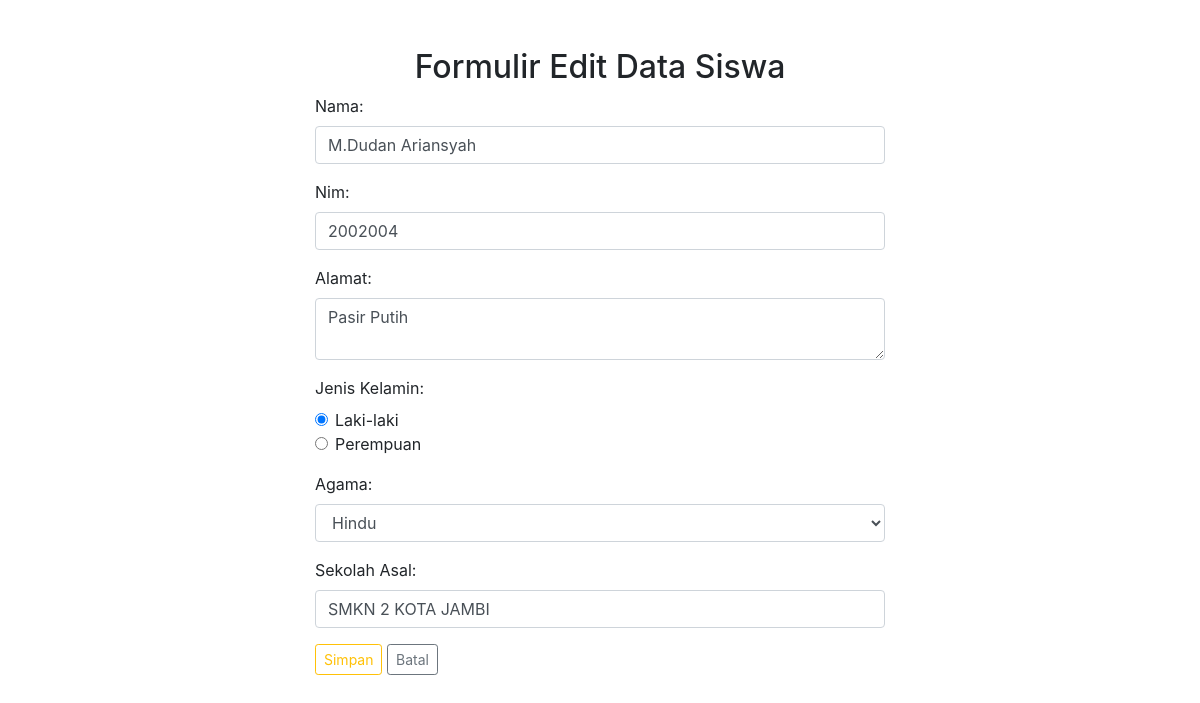
The app's page /edit.php?id=4 with its own data.
### tables this page shows
CREATE TABLE `siswa` (
  `id` int(11) NOT NULL,
  `nama` varchar(25) NOT NULL,
  `nim` varchar(12) NOT NULL,
  `alamat` varchar(25) NOT NULL,
  `jenis_kelamin` enum('Laki-laki','Perempuan','','') NOT NULL,
  `agama` enum('Islam','Kristen','Hindu','Budha') NOT NULL,
  `sekolah_asal` varchar(25) NOT NULL
);

### edit.php (the view, shortened to what this page needs)
<!DOCTYPE html>
<html>
<head>
    <link rel="stylesheet" href="https://stackpath.bootstrapcdn.com/bootstrap/4.5.2/css/bootstrap.min.css">
</head>
<body>
    <?php
    include "koneksi.php";
    if (isset($_GET['id'])) {
        $id = $_GET['id'];
        $query = "SELECT * FROM siswa WHERE id = '$id'";
        $result = mysqli_query($koneksi, $query);
        $data = mysqli_fetch_assoc($result);
    }
    ?>
    <div class="container mt-5 w-50">
        <h2 class="text-center">Formulir Edit Data Siswa</h2>
        <form method="post" action="edit.php">
            <div class="form-group">
                <label>Nama:</label>
                <input type="text" name="nama" class="form-control" value="<?php echo $data['nama']; ?>" required>
            </div>
            <div class="form-group">
                <label>Nim:</label>
                <input type="text" name="nim" class="form-control" value="<?php echo $data['nim']; ?>" required>
            </div>
            <div class="form-group">
                <label>Alamat:</label>
                <textarea name="alamat" class="form-control" required><?php echo $data['alamat']; ?></textarea>
            </div>
            <div class="form-group">
                <label>Jenis Kelamin:</label>
                <div class="form-check">
                    <input type="radio" name="jenis_kelamin" value="Laki-laki" class="form-check-input" <?php echo ($data['jenis_kelamin'] == 'Laki-laki') ? 'checked' : ''; ?> required>
                    <label class="form-check-label">Laki-laki</label>
                </div>
                <div class="form-check">
                    <input type="radio" name="jenis_kelamin" value="Perempuan" class="form-check-input" <?php echo ($data['jenis_kelamin'] == 'Perempuan') ? 'checked' : ''; ?> required>
                    <label class="form-check-label">Perempuan</label>
                </div>
            </div>
            <div class="form-group">
                <label>Agama:</label>
                <select name="agama" class="form-control" required>
                    <option value="Hindu" <?php echo ($data['agama'] == 'Hindu') ? 'selected' : ''; ?>>Hindu</option>
                </select>
            </div>
            <div class="form-group">
                <label>Sekolah Asal:</label>
                <input type="text" name="sekolah_asal" class="form-control" value="<?php echo $data['sekolah_asal']; ?>" required>
            </div>
            <button type="submit" class="btn btn-sm btn-outline-warning ">Simpan</button>
            <a href="index.php" class="btn btn-sm btn-outline-secondary">Batal</a>
        </form>
    </div>
</body>
</html>

### records on screen
siswa: nama "M.Dudan Ariansyah", nim "2002004", alamat "Pasir Putih", jenis_kelamin "☑", agama "Hindu", sekolah_asal "SMKN 2 KOTA JAMBI"
